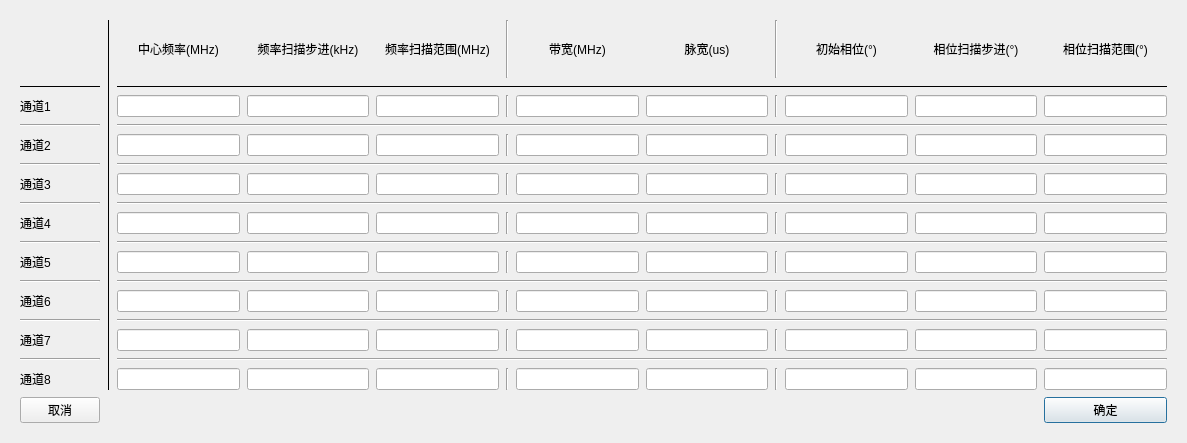
<?xml version="1.0" encoding="UTF-8"?>
<ui version="4.0">
 <class>Dialog</class>
 <widget class="QDialog" name="Dialog">
  <property name="geometry">
   <rect>
    <x>0</x>
    <y>0</y>
    <width>1187</width>
    <height>443</height>
   </rect>
  </property>
  <property name="windowTitle">
   <string>Dialog</string>
  </property>
  <layout class="QVBoxLayout" name="verticalLayout">
   <item>
    <layout class="QGridLayout" name="gridLayout">
     <item row="0" column="0" colspan="2">
      <widget class="QFrame" name="gridFrame_2">
       <property name="minimumSize">
        <size>
         <width>0</width>
         <height>150</height>
        </size>
       </property>
       <layout class="QGridLayout" name="gridLayout_2">
        <item row="0" column="0">
         <layout class="QGridLayout" name="gridLayout_5" columnstretch="0,0,0,0,0,0,0,0,0,0,0,0">
          <property name="spacing">
           <number>7</number>
          </property>
          <item row="12" column="8">
           <widget class="Line" name="line_100">
            <property name="orientation">
             <enum>Qt::Vertical</enum>
            </property>
           </widget>
          </item>
          <item row="8" column="7">
           <widget class="QLineEdit" name="txt_dds_pulse_3">
            <property name="enabled">
             <bool>true</bool>
            </property>
            <property name="maximumSize">
             <size>
              <width>150</width>
              <height>16777215</height>
             </size>
            </property>
           </widget>
          </item>
          <item row="2" column="3">
           <widget class="QLineEdit" name="txt_dds_fc_step_0">
            <property name="enabled">
             <bool>true</bool>
            </property>
            <property name="maximumSize">
             <size>
              <width>150</width>
              <height>16777215</height>
             </size>
            </property>
           </widget>
          </item>
          <item row="6" column="3">
           <widget class="QLineEdit" name="txt_dds_fc_step_2">
            <property name="enabled">
             <bool>true</bool>
            </property>
            <property name="maximumSize">
             <size>
              <width>150</width>
              <height>16777215</height>
             </size>
            </property>
           </widget>
          </item>
          <item row="3" column="2" colspan="10">
           <widget class="Line" name="line_9">
            <property name="orientation">
             <enum>Qt::Horizontal</enum>
            </property>
           </widget>
          </item>
          <item row="16" column="6">
           <widget class="QLineEdit" name="txt_dds_band_7">
            <property name="maximumSize">
             <size>
              <width>150</width>
              <height>16777215</height>
             </size>
            </property>
           </widget>
          </item>
          <item row="4" column="5">
           <widget class="Line" name="line_25">
            <property name="orientation">
             <enum>Qt::Vertical</enum>
            </property>
           </widget>
          </item>
          <item row="6" column="8">
           <widget class="Line" name="line_66">
            <property name="orientation">
             <enum>Qt::Vertical</enum>
            </property>
           </widget>
          </item>
          <item row="10" column="4">
           <widget class="QLineEdit" name="txt_dds_fc_range_4">
            <property name="maximumSize">
             <size>
              <width>150</width>
              <height>16777215</height>
             </size>
            </property>
           </widget>
          </item>
          <item row="16" column="7">
           <widget class="QLineEdit" name="txt_dds_pulse_7">
            <property name="maximumSize">
             <size>
              <width>150</width>
              <height>16777215</height>
             </size>
            </property>
           </widget>
          </item>
          <item row="4" column="7">
           <widget class="QLineEdit" name="txt_dds_pulse_1">
            <property name="enabled">
             <bool>true</bool>
            </property>
            <property name="maximumSize">
             <size>
              <width>150</width>
              <height>16777215</height>
             </size>
            </property>
           </widget>
          </item>
          <item row="11" column="2" colspan="10">
           <widget class="Line" name="line_33">
            <property name="orientation">
             <enum>Qt::Horizontal</enum>
            </property>
           </widget>
          </item>
          <item row="5" column="0">
           <widget class="Line" name="line_3">
            <property name="orientation">
             <enum>Qt::Horizontal</enum>
            </property>
           </widget>
          </item>
          <item row="10" column="10">
           <widget class="QLineEdit" name="txt_dds_phase_step_4">
            <property name="maximumSize">
             <size>
              <width>150</width>
              <height>16777215</height>
             </size>
            </property>
           </widget>
          </item>
          <item row="7" column="2" colspan="10">
           <widget class="Line" name="line_31">
            <property name="orientation">
             <enum>Qt::Horizontal</enum>
            </property>
           </widget>
          </item>
          <item row="1" column="2" colspan="10">
           <widget class="Line" name="line_23">
            <property name="frameShadow">
             <enum>QFrame::Plain</enum>
            </property>
            <property name="orientation">
             <enum>Qt::Horizontal</enum>
            </property>
           </widget>
          </item>
          <item row="14" column="10">
           <widget class="QLineEdit" name="txt_dds_phase_step_6">
            <property name="maximumSize">
             <size>
              <width>150</width>
              <height>16777215</height>
             </size>
            </property>
           </widget>
          </item>
          <item row="1" column="0">
           <widget class="Line" name="line_11">
            <property name="frameShadow">
             <enum>QFrame::Plain</enum>
            </property>
            <property name="orientation">
             <enum>Qt::Horizontal</enum>
            </property>
           </widget>
          </item>
          <item row="17" column="11">
           <widget class="QPushButton" name="btn_config">
            <property name="maximumSize">
             <size>
              <width>150</width>
              <height>16777215</height>
             </size>
            </property>
            <property name="text">
             <string>确定</string>
            </property>
           </widget>
          </item>
          <item row="16" column="5">
           <widget class="Line" name="line_61">
            <property name="orientation">
             <enum>Qt::Vertical</enum>
            </property>
           </widget>
          </item>
          <item row="6" column="6">
           <widget class="QLineEdit" name="txt_dds_band_2">
            <property name="enabled">
             <bool>true</bool>
            </property>
            <property name="maximumSize">
             <size>
              <width>150</width>
              <height>16777215</height>
             </size>
            </property>
           </widget>
          </item>
          <item row="12" column="6">
           <widget class="QLineEdit" name="txt_dds_band_5">
            <property name="maximumSize">
             <size>
              <width>150</width>
              <height>16777215</height>
             </size>
            </property>
           </widget>
          </item>
          <item row="14" column="5">
           <widget class="Line" name="line_60">
            <property name="orientation">
             <enum>Qt::Vertical</enum>
            </property>
           </widget>
          </item>
          <item row="16" column="10">
           <widget class="QLineEdit" name="txt_dds_phase_step_7">
            <property name="maximumSize">
             <size>
              <width>150</width>
              <height>16777215</height>
             </size>
            </property>
           </widget>
          </item>
          <item row="0" column="2">
           <widget class="QLabel" name="label_23">
            <property name="minimumSize">
             <size>
              <width>0</width>
              <height>0</height>
             </size>
            </property>
            <property name="maximumSize">
             <size>
              <width>10000</width>
              <height>16777215</height>
             </size>
            </property>
            <property name="text">
             <string>中心频率(MHz)</string>
            </property>
            <property name="alignment">
             <set>Qt::AlignCenter</set>
            </property>
           </widget>
          </item>
          <item row="4" column="0">
           <widget class="QLabel" name="label_2">
            <property name="enabled">
             <bool>true</bool>
            </property>
            <property name="text">
             <string>通道2</string>
            </property>
           </widget>
          </item>
          <item row="10" column="8">
           <widget class="Line" name="line_99">
            <property name="orientation">
             <enum>Qt::Vertical</enum>
            </property>
           </widget>
          </item>
          <item row="8" column="11">
           <widget class="QLineEdit" name="txt_dds_phase_range_3">
            <property name="enabled">
             <bool>true</bool>
            </property>
            <property name="maximumSize">
             <size>
              <width>150</width>
              <height>16777215</height>
             </size>
            </property>
           </widget>
          </item>
          <item row="0" column="4">
           <widget class="QLabel" name="label_25">
            <property name="minimumSize">
             <size>
              <width>0</width>
              <height>0</height>
             </size>
            </property>
            <property name="maximumSize">
             <size>
              <width>10000</width>
              <height>16777215</height>
             </size>
            </property>
            <property name="text">
             <string>频率扫描范围(MHz)</string>
            </property>
            <property name="alignment">
             <set>Qt::AlignCenter</set>
            </property>
           </widget>
          </item>
          <item row="4" column="3">
           <widget class="QLineEdit" name="txt_dds_fc_step_1">
            <property name="enabled">
             <bool>true</bool>
            </property>
            <property name="maximumSize">
             <size>
              <width>150</width>
              <height>16777215</height>
             </size>
            </property>
           </widget>
          </item>
          <item row="12" column="3">
           <widget class="QLineEdit" name="txt_dds_fc_step_5">
            <property name="maximumSize">
             <size>
              <width>150</width>
              <height>16777215</height>
             </size>
            </property>
           </widget>
          </item>
          <item row="10" column="7">
           <widget class="QLineEdit" name="txt_dds_pulse_4">
            <property name="maximumSize">
             <size>
              <width>150</width>
              <height>16777215</height>
             </size>
            </property>
           </widget>
          </item>
          <item row="14" column="9">
           <widget class="QLineEdit" name="txt_dds_phase_6">
            <property name="maximumSize">
             <size>
              <width>150</width>
              <height>16777215</height>
             </size>
            </property>
           </widget>
          </item>
          <item row="14" column="2">
           <widget class="QLineEdit" name="txt_dds_fc_6">
            <property name="maximumSize">
             <size>
              <width>150</width>
              <height>16777215</height>
             </size>
            </property>
           </widget>
          </item>
          <item row="13" column="0">
           <widget class="Line" name="line_7">
            <property name="orientation">
             <enum>Qt::Horizontal</enum>
            </property>
           </widget>
          </item>
          <item row="8" column="3">
           <widget class="QLineEdit" name="txt_dds_fc_step_3">
            <property name="enabled">
             <bool>true</bool>
            </property>
            <property name="maximumSize">
             <size>
              <width>150</width>
              <height>16777215</height>
             </size>
            </property>
           </widget>
          </item>
          <item row="2" column="8">
           <widget class="Line" name="line_63">
            <property name="orientation">
             <enum>Qt::Vertical</enum>
            </property>
           </widget>
          </item>
          <item row="16" column="3">
           <widget class="QLineEdit" name="txt_dds_fc_step_7">
            <property name="maximumSize">
             <size>
              <width>150</width>
              <height>16777215</height>
             </size>
            </property>
           </widget>
          </item>
          <item row="3" column="0">
           <widget class="Line" name="line_2">
            <property name="orientation">
             <enum>Qt::Horizontal</enum>
            </property>
           </widget>
          </item>
          <item row="6" column="4">
           <widget class="QLineEdit" name="txt_dds_fc_range_2">
            <property name="enabled">
             <bool>true</bool>
            </property>
            <property name="maximumSize">
             <size>
              <width>150</width>
              <height>16777215</height>
             </size>
            </property>
           </widget>
          </item>
          <item row="6" column="11">
           <widget class="QLineEdit" name="txt_dds_phase_range_2">
            <property name="enabled">
             <bool>true</bool>
            </property>
            <property name="maximumSize">
             <size>
              <width>150</width>
              <height>16777215</height>
             </size>
            </property>
           </widget>
          </item>
          <item row="6" column="5">
           <widget class="Line" name="line_26">
            <property name="orientation">
             <enum>Qt::Vertical</enum>
            </property>
           </widget>
          </item>
          <item row="10" column="9">
           <widget class="QLineEdit" name="txt_dds_phase_4">
            <property name="maximumSize">
             <size>
              <width>150</width>
              <height>16777215</height>
             </size>
            </property>
           </widget>
          </item>
          <item row="8" column="8">
           <widget class="Line" name="line_67">
            <property name="orientation">
             <enum>Qt::Vertical</enum>
            </property>
           </widget>
          </item>
          <item row="10" column="3">
           <widget class="QLineEdit" name="txt_dds_fc_step_4">
            <property name="maximumSize">
             <size>
              <width>150</width>
              <height>16777215</height>
             </size>
            </property>
           </widget>
          </item>
          <item row="12" column="9">
           <widget class="QLineEdit" name="txt_dds_phase_5">
            <property name="maximumSize">
             <size>
              <width>150</width>
              <height>16777215</height>
             </size>
            </property>
           </widget>
          </item>
          <item row="2" column="10">
           <widget class="QLineEdit" name="txt_dds_phase_step_0">
            <property name="enabled">
             <bool>true</bool>
            </property>
            <property name="maximumSize">
             <size>
              <width>150</width>
              <height>16777215</height>
             </size>
            </property>
           </widget>
          </item>
          <item row="0" column="3">
           <widget class="QLabel" name="label_24">
            <property name="minimumSize">
             <size>
              <width>0</width>
              <height>0</height>
             </size>
            </property>
            <property name="maximumSize">
             <size>
              <width>10000</width>
              <height>16777215</height>
             </size>
            </property>
            <property name="text">
             <string>频率扫描步进(kHz)</string>
            </property>
            <property name="alignment">
             <set>Qt::AlignCenter</set>
            </property>
           </widget>
          </item>
          <item row="6" column="7">
           <widget class="QLineEdit" name="txt_dds_pulse_2">
            <property name="enabled">
             <bool>true</bool>
            </property>
            <property name="maximumSize">
             <size>
              <width>150</width>
              <height>16777215</height>
             </size>
            </property>
           </widget>
          </item>
          <item row="13" column="2" colspan="10">
           <widget class="Line" name="line_34">
            <property name="orientation">
             <enum>Qt::Horizontal</enum>
            </property>
           </widget>
          </item>
          <item row="4" column="4">
           <widget class="QLineEdit" name="txt_dds_fc_range_1">
            <property name="enabled">
             <bool>true</bool>
            </property>
            <property name="maximumSize">
             <size>
              <width>150</width>
              <height>16777215</height>
             </size>
            </property>
           </widget>
          </item>
          <item row="16" column="2">
           <widget class="QLineEdit" name="txt_dds_fc_7">
            <property name="maximumSize">
             <size>
              <width>150</width>
              <height>16777215</height>
             </size>
            </property>
           </widget>
          </item>
          <item row="2" column="9">
           <widget class="QLineEdit" name="txt_dds_phase_0">
            <property name="enabled">
             <bool>true</bool>
            </property>
            <property name="maximumSize">
             <size>
              <width>150</width>
              <height>16777215</height>
             </size>
            </property>
           </widget>
          </item>
          <item row="10" column="5">
           <widget class="Line" name="line_58">
            <property name="orientation">
             <enum>Qt::Vertical</enum>
            </property>
           </widget>
          </item>
          <item row="4" column="9">
           <widget class="QLineEdit" name="txt_dds_phase_1">
            <property name="enabled">
             <bool>true</bool>
            </property>
            <property name="maximumSize">
             <size>
              <width>150</width>
              <height>16777215</height>
             </size>
            </property>
           </widget>
          </item>
          <item row="16" column="11">
           <widget class="QLineEdit" name="txt_dds_phase_range_7">
            <property name="maximumSize">
             <size>
              <width>150</width>
              <height>16777215</height>
             </size>
            </property>
           </widget>
          </item>
          <item row="8" column="2">
           <widget class="QLineEdit" name="txt_dds_fc_3">
            <property name="enabled">
             <bool>true</bool>
            </property>
            <property name="maximumSize">
             <size>
              <width>150</width>
              <height>16777215</height>
             </size>
            </property>
           </widget>
          </item>
          <item row="4" column="8">
           <widget class="Line" name="line_65">
            <property name="orientation">
             <enum>Qt::Vertical</enum>
            </property>
           </widget>
          </item>
          <item row="14" column="7">
           <widget class="QLineEdit" name="txt_dds_pulse_6">
            <property name="maximumSize">
             <size>
              <width>150</width>
              <height>16777215</height>
             </size>
            </property>
           </widget>
          </item>
          <item row="0" column="5">
           <widget class="Line" name="line_24">
            <property name="orientation">
             <enum>Qt::Vertical</enum>
            </property>
           </widget>
          </item>
          <item row="15" column="0">
           <widget class="Line" name="line_8">
            <property name="orientation">
             <enum>Qt::Horizontal</enum>
            </property>
           </widget>
          </item>
          <item row="16" column="4">
           <widget class="QLineEdit" name="txt_dds_fc_range_7">
            <property name="maximumSize">
             <size>
              <width>150</width>
              <height>16777215</height>
             </size>
            </property>
           </widget>
          </item>
          <item row="8" column="10">
           <widget class="QLineEdit" name="txt_dds_phase_step_3">
            <property name="enabled">
             <bool>true</bool>
            </property>
            <property name="maximumSize">
             <size>
              <width>150</width>
              <height>16777215</height>
             </size>
            </property>
           </widget>
          </item>
          <item row="0" column="9">
           <widget class="QLabel" name="label_14">
            <property name="text">
             <string>初始相位(°)</string>
            </property>
            <property name="alignment">
             <set>Qt::AlignCenter</set>
            </property>
           </widget>
          </item>
          <item row="6" column="2">
           <widget class="QLineEdit" name="txt_dds_fc_2">
            <property name="enabled">
             <bool>true</bool>
            </property>
            <property name="maximumSize">
             <size>
              <width>150</width>
              <height>16777215</height>
             </size>
            </property>
           </widget>
          </item>
          <item row="0" column="6">
           <widget class="QLabel" name="label_6">
            <property name="text">
             <string>带宽(MHz)</string>
            </property>
            <property name="textFormat">
             <enum>Qt::AutoText</enum>
            </property>
            <property name="alignment">
             <set>Qt::AlignCenter</set>
            </property>
           </widget>
          </item>
          <item row="11" column="0">
           <widget class="Line" name="line_6">
            <property name="orientation">
             <enum>Qt::Horizontal</enum>
            </property>
           </widget>
          </item>
          <item row="2" column="2">
           <widget class="QLineEdit" name="txt_dds_fc_0">
            <property name="enabled">
             <bool>true</bool>
            </property>
            <property name="maximumSize">
             <size>
              <width>150</width>
              <height>16777215</height>
             </size>
            </property>
           </widget>
          </item>
          <item row="0" column="11">
           <widget class="QLabel" name="label_27">
            <property name="text">
             <string>相位扫描范围(°)</string>
            </property>
            <property name="alignment">
             <set>Qt::AlignCenter</set>
            </property>
           </widget>
          </item>
          <item row="12" column="5">
           <widget class="Line" name="line_59">
            <property name="orientation">
             <enum>Qt::Vertical</enum>
            </property>
           </widget>
          </item>
          <item row="14" column="4">
           <widget class="QLineEdit" name="txt_dds_fc_range_6">
            <property name="maximumSize">
             <size>
              <width>150</width>
              <height>16777215</height>
             </size>
            </property>
           </widget>
          </item>
          <item row="2" column="0">
           <widget class="QLabel" name="label">
            <property name="enabled">
             <bool>true</bool>
            </property>
            <property name="text">
             <string>通道1</string>
            </property>
           </widget>
          </item>
          <item row="4" column="11">
           <widget class="QLineEdit" name="txt_dds_phase_range_1">
            <property name="enabled">
             <bool>true</bool>
            </property>
            <property name="maximumSize">
             <size>
              <width>150</width>
              <height>16777215</height>
             </size>
            </property>
           </widget>
          </item>
          <item row="9" column="2" colspan="10">
           <widget class="Line" name="line_32">
            <property name="orientation">
             <enum>Qt::Horizontal</enum>
            </property>
           </widget>
          </item>
          <item row="14" column="11">
           <widget class="QLineEdit" name="txt_dds_phase_range_6">
            <property name="maximumSize">
             <size>
              <width>150</width>
              <height>16777215</height>
             </size>
            </property>
           </widget>
          </item>
          <item row="0" column="7">
           <widget class="QLabel" name="label_7">
            <property name="text">
             <string>脉宽(us)</string>
            </property>
            <property name="alignment">
             <set>Qt::AlignCenter</set>
            </property>
           </widget>
          </item>
          <item row="2" column="6">
           <widget class="QLineEdit" name="txt_dds_band_0">
            <property name="enabled">
             <bool>true</bool>
            </property>
            <property name="maximumSize">
             <size>
              <width>150</width>
              <height>16777215</height>
             </size>
            </property>
           </widget>
          </item>
          <item row="16" column="9">
           <widget class="QLineEdit" name="txt_dds_phase_7">
            <property name="maximumSize">
             <size>
              <width>150</width>
              <height>16777215</height>
             </size>
            </property>
           </widget>
          </item>
          <item row="6" column="9">
           <widget class="QLineEdit" name="txt_dds_phase_2">
            <property name="enabled">
             <bool>true</bool>
            </property>
            <property name="maximumSize">
             <size>
              <width>150</width>
              <height>16777215</height>
             </size>
            </property>
           </widget>
          </item>
          <item row="12" column="10">
           <widget class="QLineEdit" name="txt_dds_phase_step_5">
            <property name="maximumSize">
             <size>
              <width>150</width>
              <height>16777215</height>
             </size>
            </property>
           </widget>
          </item>
          <item row="10" column="6">
           <widget class="QLineEdit" name="txt_dds_band_4">
            <property name="maximumSize">
             <size>
              <width>150</width>
              <height>16777215</height>
             </size>
            </property>
           </widget>
          </item>
          <item row="9" column="0">
           <widget class="Line" name="line_5">
            <property name="orientation">
             <enum>Qt::Horizontal</enum>
            </property>
           </widget>
          </item>
          <item row="10" column="11">
           <widget class="QLineEdit" name="txt_dds_phase_range_4">
            <property name="maximumSize">
             <size>
              <width>150</width>
              <height>16777215</height>
             </size>
            </property>
           </widget>
          </item>
          <item row="12" column="7">
           <widget class="QLineEdit" name="txt_dds_pulse_5">
            <property name="maximumSize">
             <size>
              <width>150</width>
              <height>16777215</height>
             </size>
            </property>
           </widget>
          </item>
          <item row="8" column="4">
           <widget class="QLineEdit" name="txt_dds_fc_range_3">
            <property name="enabled">
             <bool>true</bool>
            </property>
            <property name="maximumSize">
             <size>
              <width>150</width>
              <height>16777215</height>
             </size>
            </property>
           </widget>
          </item>
          <item row="0" column="10">
           <widget class="QLabel" name="label_22">
            <property name="text">
             <string>相位扫描步进(°)</string>
            </property>
            <property name="alignment">
             <set>Qt::AlignCenter</set>
            </property>
           </widget>
          </item>
          <item row="12" column="4">
           <widget class="QLineEdit" name="txt_dds_fc_range_5">
            <property name="maximumSize">
             <size>
              <width>150</width>
              <height>16777215</height>
             </size>
            </property>
           </widget>
          </item>
          <item row="14" column="8">
           <widget class="Line" name="line_134">
            <property name="orientation">
             <enum>Qt::Vertical</enum>
            </property>
           </widget>
          </item>
          <item row="4" column="6">
           <widget class="QLineEdit" name="txt_dds_band_1">
            <property name="enabled">
             <bool>true</bool>
            </property>
            <property name="maximumSize">
             <size>
              <width>150</width>
              <height>16777215</height>
             </size>
            </property>
           </widget>
          </item>
          <item row="6" column="0">
           <widget class="QLabel" name="label_3">
            <property name="enabled">
             <bool>true</bool>
            </property>
            <property name="text">
             <string>通道3</string>
            </property>
           </widget>
          </item>
          <item row="0" column="8">
           <widget class="Line" name="line_64">
            <property name="orientation">
             <enum>Qt::Vertical</enum>
            </property>
           </widget>
          </item>
          <item row="7" column="0">
           <widget class="Line" name="line_4">
            <property name="orientation">
             <enum>Qt::Horizontal</enum>
            </property>
           </widget>
          </item>
          <item row="8" column="5">
           <widget class="Line" name="line_57">
            <property name="orientation">
             <enum>Qt::Vertical</enum>
            </property>
           </widget>
          </item>
          <item row="4" column="10">
           <widget class="QLineEdit" name="txt_dds_phase_step_1">
            <property name="enabled">
             <bool>true</bool>
            </property>
            <property name="maximumSize">
             <size>
              <width>150</width>
              <height>16777215</height>
             </size>
            </property>
           </widget>
          </item>
          <item row="0" column="1" rowspan="17">
           <widget class="Line" name="line">
            <property name="frameShadow">
             <enum>QFrame::Plain</enum>
            </property>
            <property name="orientation">
             <enum>Qt::Vertical</enum>
            </property>
           </widget>
          </item>
          <item row="12" column="11">
           <widget class="QLineEdit" name="txt_dds_phase_range_5">
            <property name="maximumSize">
             <size>
              <width>150</width>
              <height>16777215</height>
             </size>
            </property>
           </widget>
          </item>
          <item row="2" column="7">
           <widget class="QLineEdit" name="txt_dds_pulse_0">
            <property name="enabled">
             <bool>true</bool>
            </property>
            <property name="maximumSize">
             <size>
              <width>150</width>
              <height>16777215</height>
             </size>
            </property>
           </widget>
          </item>
          <item row="12" column="0">
           <widget class="QLabel" name="label_37">
            <property name="text">
             <string>通道6</string>
            </property>
           </widget>
          </item>
          <item row="15" column="2" colspan="10">
           <widget class="Line" name="line_35">
            <property name="orientation">
             <enum>Qt::Horizontal</enum>
            </property>
           </widget>
          </item>
          <item row="5" column="2" colspan="10">
           <widget class="Line" name="line_10">
            <property name="orientation">
             <enum>Qt::Horizontal</enum>
            </property>
           </widget>
          </item>
          <item row="8" column="0">
           <widget class="QLabel" name="label_4">
            <property name="enabled">
             <bool>true</bool>
            </property>
            <property name="text">
             <string>通道4</string>
            </property>
           </widget>
          </item>
          <item row="17" column="0">
           <widget class="QPushButton" name="btn_cancel">
            <property name="minimumSize">
             <size>
              <width>0</width>
              <height>0</height>
             </size>
            </property>
            <property name="maximumSize">
             <size>
              <width>150</width>
              <height>16777215</height>
             </size>
            </property>
            <property name="text">
             <string>取消</string>
            </property>
           </widget>
          </item>
          <item row="8" column="6">
           <widget class="QLineEdit" name="txt_dds_band_3">
            <property name="enabled">
             <bool>true</bool>
            </property>
            <property name="maximumSize">
             <size>
              <width>150</width>
              <height>16777215</height>
             </size>
            </property>
           </widget>
          </item>
          <item row="4" column="2">
           <widget class="QLineEdit" name="txt_dds_fc_1">
            <property name="enabled">
             <bool>true</bool>
            </property>
            <property name="maximumSize">
             <size>
              <width>150</width>
              <height>16777215</height>
             </size>
            </property>
           </widget>
          </item>
          <item row="8" column="9">
           <widget class="QLineEdit" name="txt_dds_phase_3">
            <property name="enabled">
             <bool>true</bool>
            </property>
            <property name="maximumSize">
             <size>
              <width>150</width>
              <height>16777215</height>
             </size>
            </property>
           </widget>
          </item>
          <item row="2" column="5">
           <widget class="Line" name="line_62">
            <property name="orientation">
             <enum>Qt::Vertical</enum>
            </property>
           </widget>
          </item>
          <item row="14" column="6">
           <widget class="QLineEdit" name="txt_dds_band_6">
            <property name="maximumSize">
             <size>
              <width>150</width>
              <height>16777215</height>
             </size>
            </property>
           </widget>
          </item>
          <item row="16" column="0">
           <widget class="QLabel" name="label_45">
            <property name="text">
             <string>通道8</string>
            </property>
           </widget>
          </item>
          <item row="14" column="3">
           <widget class="QLineEdit" name="txt_dds_fc_step_6">
            <property name="maximumSize">
             <size>
              <width>150</width>
              <height>16777215</height>
             </size>
            </property>
           </widget>
          </item>
          <item row="6" column="10">
           <widget class="QLineEdit" name="txt_dds_phase_step_2">
            <property name="enabled">
             <bool>true</bool>
            </property>
            <property name="maximumSize">
             <size>
              <width>150</width>
              <height>16777215</height>
             </size>
            </property>
           </widget>
          </item>
          <item row="12" column="2">
           <widget class="QLineEdit" name="txt_dds_fc_5">
            <property name="maximumSize">
             <size>
              <width>150</width>
              <height>16777215</height>
             </size>
            </property>
           </widget>
          </item>
          <item row="14" column="0">
           <widget class="QLabel" name="label_41">
            <property name="text">
             <string>通道7</string>
            </property>
           </widget>
          </item>
          <item row="10" column="0">
           <widget class="QLabel" name="label_33">
            <property name="text">
             <string>通道5</string>
            </property>
           </widget>
          </item>
          <item row="2" column="4">
           <widget class="QLineEdit" name="txt_dds_fc_range_0">
            <property name="enabled">
             <bool>true</bool>
            </property>
            <property name="maximumSize">
             <size>
              <width>150</width>
              <height>16777215</height>
             </size>
            </property>
           </widget>
          </item>
          <item row="10" column="2">
           <widget class="QLineEdit" name="txt_dds_fc_4">
            <property name="maximumSize">
             <size>
              <width>150</width>
              <height>16777215</height>
             </size>
            </property>
           </widget>
          </item>
          <item row="2" column="11">
           <widget class="QLineEdit" name="txt_dds_phase_range_0">
            <property name="enabled">
             <bool>true</bool>
            </property>
            <property name="maximumSize">
             <size>
              <width>150</width>
              <height>16777215</height>
             </size>
            </property>
           </widget>
          </item>
          <item row="16" column="8">
           <widget class="Line" name="line_169">
            <property name="orientation">
             <enum>Qt::Vertical</enum>
            </property>
           </widget>
          </item>
         </layout>
        </item>
       </layout>
      </widget>
     </item>
    </layout>
   </item>
  </layout>
 </widget>
 <resources/>
 <connections/>
</ui>
